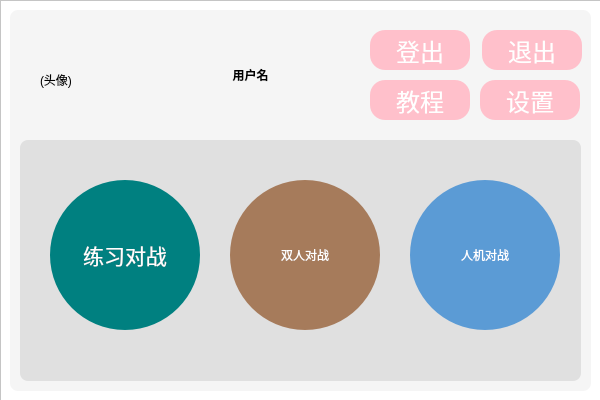
<?xml version="1.0" encoding="UTF-8"?>
<ui version="4.0">
 <class>menu</class>
 <widget class="QWidget" name="menu">
  <property name="geometry">
   <rect>
    <x>0</x>
    <y>0</y>
    <width>600</width>
    <height>400</height>
   </rect>
  </property>
  <property name="minimumSize">
   <size>
    <width>600</width>
    <height>400</height>
   </size>
  </property>
  <property name="maximumSize">
   <size>
    <width>600</width>
    <height>400</height>
   </size>
  </property>
  <property name="windowTitle">
   <string>Form</string>
  </property>
  <widget class="QFrame" name="frame_5">
   <property name="geometry">
    <rect>
     <x>0</x>
     <y>0</y>
     <width>601</width>
     <height>401</height>
    </rect>
   </property>
   <property name="styleSheet">
    <string notr="true">background-color: rgb(255, 255, 255);</string>
   </property>
   <property name="frameShape">
    <enum>QFrame::StyledPanel</enum>
   </property>
   <property name="frameShadow">
    <enum>QFrame::Raised</enum>
   </property>
   <widget class="QFrame" name="frame_10">
    <property name="geometry">
     <rect>
      <x>10</x>
      <y>10</y>
      <width>581</width>
      <height>381</height>
     </rect>
    </property>
    <property name="styleSheet">
     <string notr="true">background-color: #F5F5F5;
border-radius: 8px;</string>
    </property>
    <property name="frameShape">
     <enum>QFrame::StyledPanel</enum>
    </property>
    <property name="frameShadow">
     <enum>QFrame::Raised</enum>
    </property>
    <widget class="QFrame" name="frame_11">
     <property name="geometry">
      <rect>
       <x>10</x>
       <y>130</y>
       <width>561</width>
       <height>241</height>
      </rect>
     </property>
     <property name="styleSheet">
      <string notr="true">background-color: #E0E0E0;
border-radius: 8px;</string>
     </property>
     <property name="frameShape">
      <enum>QFrame::StyledPanel</enum>
     </property>
     <property name="frameShadow">
      <enum>QFrame::Raised</enum>
     </property>
    </widget>
    <widget class="QLabel" name="usernameLabel">
     <property name="geometry">
      <rect>
       <x>160</x>
       <y>40</y>
       <width>161</width>
       <height>51</height>
      </rect>
     </property>
     <property name="styleSheet">
      <string notr="true">font: 63 18pt &quot;Comic Sans MS&quot;;
color: rgb(0, 0, 0);
font-weight: bold;</string>
     </property>
     <property name="text">
      <string>&lt;html&gt;&lt;head/&gt;&lt;body&gt;&lt;p align=&quot;center&quot;&gt;用户名&lt;/p&gt;&lt;/body&gt;&lt;/html&gt;</string>
     </property>
    </widget>
    <widget class="QLabel" name="avatarLabel">
     <property name="geometry">
      <rect>
       <x>30</x>
       <y>20</y>
       <width>100</width>
       <height>100</height>
      </rect>
     </property>
     <property name="minimumSize">
      <size>
       <width>100</width>
       <height>100</height>
      </size>
     </property>
     <property name="maximumSize">
      <size>
       <width>100</width>
       <height>100</height>
      </size>
     </property>
     <property name="text">
      <string>(头像)</string>
     </property>
    </widget>
    <widget class="QPushButton" name="quitBtn">
     <property name="geometry">
      <rect>
       <x>472</x>
       <y>20</y>
       <width>100</width>
       <height>40</height>
      </rect>
     </property>
     <property name="minimumSize">
      <size>
       <width>100</width>
       <height>40</height>
      </size>
     </property>
     <property name="maximumSize">
      <size>
       <width>100</width>
       <height>40</height>
      </size>
     </property>
     <property name="styleSheet">
      <string notr="true">QPushButton{
border-radius:15px;
padding : 0 4px;
background: #FFC0CB;
border -radius:10px;
color: rgb(255, 255, 255);
font: 24px
}
QPushButton:hover:!pressed

{
background:#FFC0CB;
}
QToolButton
{

border-radius:10px;
bacground:red;
color:red;
}

QPushButton:pressed
{
              font-size: 19px;
              transition: 0.9s; 
}</string>
     </property>
     <property name="text">
      <string>退出</string>
     </property>
    </widget>
    <widget class="QPushButton" name="settingsBtn">
     <property name="geometry">
      <rect>
       <x>470</x>
       <y>70</y>
       <width>100</width>
       <height>40</height>
      </rect>
     </property>
     <property name="minimumSize">
      <size>
       <width>100</width>
       <height>40</height>
      </size>
     </property>
     <property name="maximumSize">
      <size>
       <width>100</width>
       <height>40</height>
      </size>
     </property>
     <property name="styleSheet">
      <string notr="true">QPushButton{
border-radius:15px;
padding : 0 4px;
background: #FFC0CB;
border -radius:10px;
color: rgb(255, 255, 255);
font: 24px
}
QPushButton:hover:!pressed

{
background:#FFC0CB;
}
QToolButton
{

border-radius:10px;
bacground:red;
color:red;
}

QPushButton:pressed
{
              font-size: 19px;
              transition: 0.9s; 
}</string>
     </property>
     <property name="text">
      <string>设置</string>
     </property>
    </widget>
    <widget class="QPushButton" name="reloginBtn">
     <property name="geometry">
      <rect>
       <x>360</x>
       <y>20</y>
       <width>100</width>
       <height>40</height>
      </rect>
     </property>
     <property name="minimumSize">
      <size>
       <width>100</width>
       <height>40</height>
      </size>
     </property>
     <property name="maximumSize">
      <size>
       <width>100</width>
       <height>40</height>
      </size>
     </property>
     <property name="styleSheet">
      <string notr="true">QPushButton{
border-radius:15px;
padding : 0 4px;
background: #FFC0CB;
border -radius:10px;
color: rgb(255, 255, 255);
font: 24px
}
QPushButton:hover:!pressed

{
background:#FFC0CB;
}
QToolButton
{

border-radius:10px;
bacground:red;
color:red;
}

QPushButton:pressed
{
              font-size: 19px;
              transition: 0.9s; 
}</string>
     </property>
     <property name="text">
      <string>登出</string>
     </property>
    </widget>
    <widget class="QPushButton" name="guideBtn">
     <property name="geometry">
      <rect>
       <x>360</x>
       <y>70</y>
       <width>100</width>
       <height>40</height>
      </rect>
     </property>
     <property name="minimumSize">
      <size>
       <width>100</width>
       <height>40</height>
      </size>
     </property>
     <property name="maximumSize">
      <size>
       <width>100</width>
       <height>40</height>
      </size>
     </property>
     <property name="styleSheet">
      <string notr="true">QPushButton{
border-radius:15px;
padding : 0 4px;
background: #FFC0CB;
border -radius:10px;
color: rgb(255, 255, 255);
font: 24px
}
QPushButton:hover:!pressed

{
background:#FFC0CB;
}
QToolButton
{

border-radius:10px;
bacground:red;
color:red;
}

QPushButton:pressed
{
              font-size: 19px;
              transition: 0.9s; 
}</string>
     </property>
     <property name="text">
      <string>教程</string>
     </property>
    </widget>
    <widget class="QPushButton" name="practiceBtn">
     <property name="geometry">
      <rect>
       <x>40</x>
       <y>170</y>
       <width>150</width>
       <height>150</height>
      </rect>
     </property>
     <property name="minimumSize">
      <size>
       <width>150</width>
       <height>150</height>
      </size>
     </property>
     <property name="maximumSize">
      <size>
       <width>150</width>
       <height>150</height>
      </size>
     </property>
     <property name="font">
      <font>
       <family>FZYaoti</family>
       <pointsize>16</pointsize>
       <weight>50</weight>
       <italic>false</italic>
       <bold>false</bold>
      </font>
     </property>
     <property name="styleSheet">
      <string notr="true">QPushButton {
    font: 16pt &quot;FZYaoti&quot;;
    color: rgb(255, 255, 255);
    padding: 0 8px;
    background: #008080;
    border-radius: 75px;
}

QPushButton:hover {
    background: #007070;
    border-radius: 75px;
}

QPushButton:pressed {
    background: #006060;
    border-radius: 75px;
}
</string>
     </property>
     <property name="text">
      <string>练习对战</string>
     </property>
     <property name="autoDefault">
      <bool>false</bool>
     </property>
     <property name="default">
      <bool>false</bool>
     </property>
     <property name="flat">
      <bool>true</bool>
     </property>
    </widget>
    <widget class="QPushButton" name="computerBtn">
     <property name="geometry">
      <rect>
       <x>400</x>
       <y>170</y>
       <width>150</width>
       <height>150</height>
      </rect>
     </property>
     <property name="minimumSize">
      <size>
       <width>150</width>
       <height>150</height>
      </size>
     </property>
     <property name="maximumSize">
      <size>
       <width>150</width>
       <height>150</height>
      </size>
     </property>
     <property name="styleSheet">
      <string notr="true">QPushButton {
    font: 16pt &quot;FZYaoti&quot;;
    color: rgb(255, 255, 255);
    padding: 0 8px;
    background: #5B9BD5;
    border-radius: 75px;
}

QPushButton:hover {
    background: #4a82b4;  /* 悬停时的更暗颜色 */
    border-radius: 75px;
}

QPushButton:pressed {
    background: #396b93;  /* 点击时的更暗颜色 */
    border-radius: 75px;
}
</string>
     </property>
     <property name="text">
      <string>人机对战</string>
     </property>
     <property name="autoDefault">
      <bool>false</bool>
     </property>
     <property name="default">
      <bool>false</bool>
     </property>
     <property name="flat">
      <bool>true</bool>
     </property>
    </widget>
    <widget class="QPushButton" name="duelBtn">
     <property name="geometry">
      <rect>
       <x>220</x>
       <y>170</y>
       <width>150</width>
       <height>150</height>
      </rect>
     </property>
     <property name="minimumSize">
      <size>
       <width>150</width>
       <height>150</height>
      </size>
     </property>
     <property name="maximumSize">
      <size>
       <width>150</width>
       <height>150</height>
      </size>
     </property>
     <property name="styleSheet">
      <string notr="true">QPushButton {
    font: 16pt &quot;FZYaoti&quot;;
    color: rgb(255, 255, 255);
    padding: 0 8px;
    background: #A67B5B;
    border-radius: 75px;
}

QPushButton:hover {
    background: #95694e;  /* 悬停时的更暗颜色 */
    border-radius: 75px;
}

QPushButton:pressed {
    background: #7d5841;  /* 点击时的更暗颜色 */
    border-radius: 75px;
}
</string>
     </property>
     <property name="text">
      <string>双人对战</string>
     </property>
     <property name="autoDefault">
      <bool>false</bool>
     </property>
     <property name="default">
      <bool>false</bool>
     </property>
     <property name="flat">
      <bool>true</bool>
     </property>
    </widget>
   </widget>
  </widget>
 </widget>
 <resources/>
 <connections/>
</ui>
